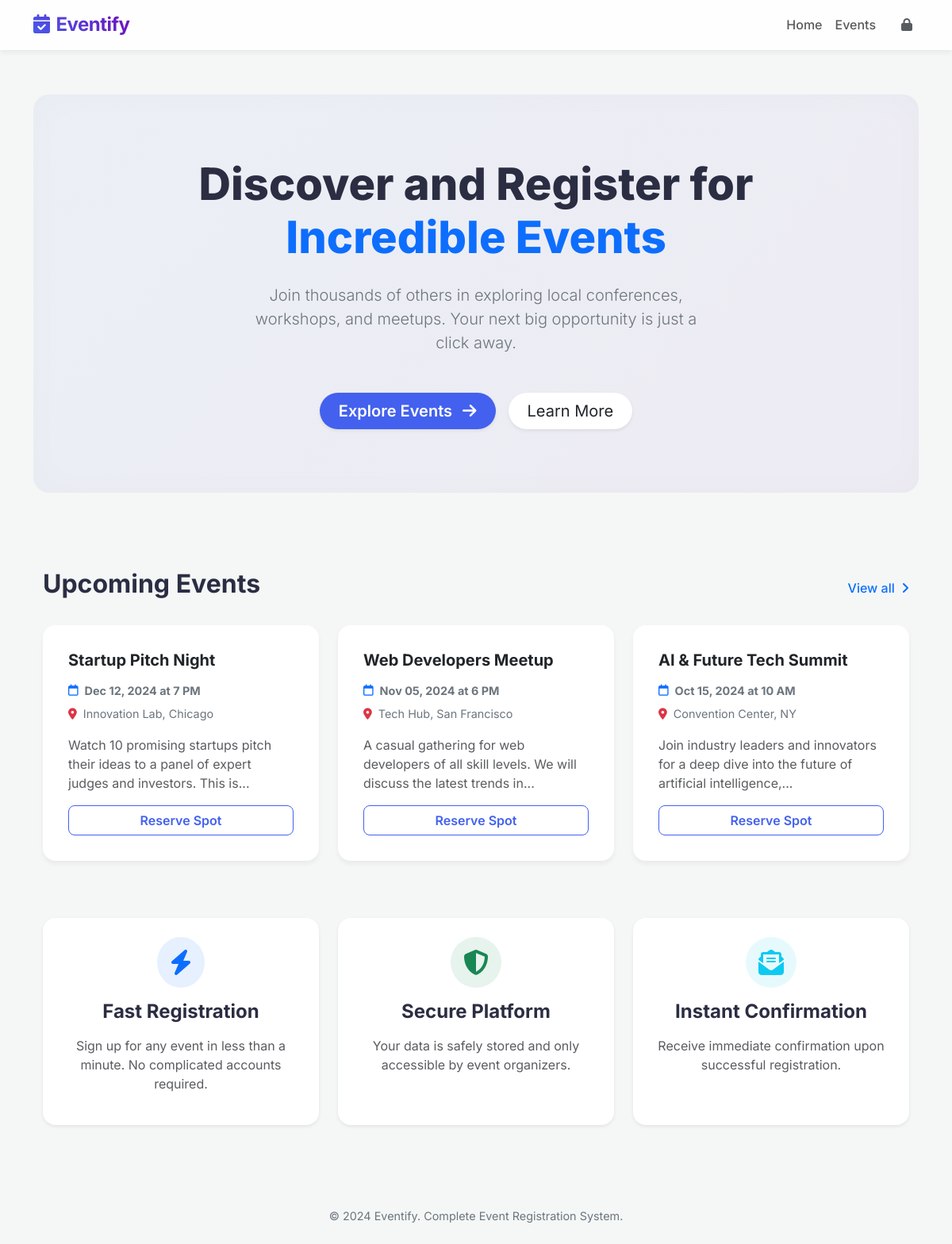
The page / on the database its author committed.
### database.py (models this page shows)
class Event(db.Model):
    id = db.Column(db.Integer, primary_key=True)
    event_name = db.Column(db.String(150), nullable=False)
    date = db.Column(db.String(50), nullable=False)
    location = db.Column(db.String(150), nullable=False)
    description = db.Column(db.Text, nullable=False)
    registrations = db.relationship('Registration', backref='event', lazy=True, cascade='all, delete-orphan')

### app.py (the view)
@app.route('/')
def home():
    events = Event.query.order_by(Event.id.desc()).limit(3).all()
    return render_template('index.html', events=events)

### templates/index.html (shortened to what this page needs)
{% extends "layout.html" %}
{% block content %}
<div class="hero-section text-center px-4">
    <div class="container">
        <h1 class="hero-title">Discover and Register for<br><span class="text-primary">Incredible Events</span></h1>
        <p class="hero-subtitle mb-5 mx-auto" style="max-width: 600px;">Join thousands of others in exploring local
            conferences, workshops, and meetups. Your next big opportunity is just a click away.</p>
        <div class="d-flex justify-content-center gap-3">
            <a href="{{ url_for('events') }}" class="btn btn-primary btn-lg rounded-pill px-4 py-2 shadow-sm">
                Explore Events <i class="fa-solid fa-arrow-right ms-2"></i>
            </a>
            <a href="#featured"
                class="btn btn-outline-secondary btn-lg rounded-pill px-4 py-2 bg-white text-dark border-0 shadow-sm">
                Learn More
            </a>
        </div>
    </div>
</div>
<div id="featured" class="container mt-5 pt-5">
    <div class="d-flex justify-content-between align-items-center mb-4">
        <h2 class="fw-bold">Upcoming Events</h2>
        <a href="{{ url_for('events') }}" class="text-decoration-none fw-medium text-primary">View all <i
                class="fa-solid fa-angle-right ms-1"></i></a>
    </div>
    <div class="row g-4">
        {% if events %}
        {% for event in events %}
        <div class="col-md-4">
            <div class="event-card card h-100">
                <div class="card-body d-flex flex-column">
                    <h5 class="card-title">{{ event.event_name }}</h5>
                    <p class="event-meta">
                        <i class="fa-regular fa-calendar text-primary"></i> <strong>{{ event.date }}</strong>
                    </p>
                    <p class="event-meta mb-3">
                        <i class="fa-solid fa-location-dot text-danger"></i> {{ event.location }}
                    </p>
                    <p class="card-text text-muted flex-grow-1">{{ event.description | truncate(100) }}</p>
                    <a href="{{ url_for('register', event_id=event.id) }}"
                        class="btn btn-outline-primary mt-auto w-100">Reserve Spot</a>
                </div>
            </div>
        </div>
        {% endfor %}
        {% endif %}
    </div>
</div>
<div class="container mt-5 pt-4 mb-5">
    <div class="row text-center g-4">
        <div class="col-md-4">
            <div class="p-4 bg-white rounded-4 shadow-sm h-100">
                <div class="bg-primary bg-opacity-10 rounded-circle d-inline-flex p-3 mb-3">
                    <i class="fa-solid fa-bolt fa-2x text-primary"></i>
                </div>
                <h4 class="fw-bold mb-3">Fast Registration</h4>
                <p class="text-muted">Sign up for any event in less than a minute. No complicated accounts required.</p>
            </div>
        </div>
        <div class="col-md-4">
            <div class="p-4 bg-white rounded-4 shadow-sm h-100">
                <div class="bg-success bg-opacity-10 rounded-circle d-inline-flex p-3 mb-3">
                    <i class="fa-solid fa-shield-halved fa-2x text-success"></i>
                </div>
                <h4 class="fw-bold mb-3">Secure Platform</h4>
                <p class="text-muted">Your data is safely stored and only accessible by event organizers.</p>
            </div>
        </div>
        <div class="col-md-4">
            <div class="p-4 bg-white rounded-4 shadow-sm h-100">
                <div class="bg-info bg-opacity-10 rounded-circle d-inline-flex p-3 mb-3">
                    <i class="fa-solid fa-envelope-open-text fa-2x text-info"></i>
                </div>
                <h4 class="fw-bold mb-3">Instant Confirmation</h4>
                <p class="text-muted">Receive immediate confirmation upon successful registration.</p>
            </div>
        </div>
    </div>
</div>
{% endblock %}

### templates/layout.html (shortened to what this page needs)
<!DOCTYPE html>
<html lang="en">
<head>
    <link href="https://cdn.jsdelivr.net/npm/bootstrap@5.3.0/dist/css/bootstrap.min.css" rel="stylesheet">
    <link rel="stylesheet" href="https://cdnjs.cloudflare.com/ajax/libs/font-awesome/6.4.0/css/all.min.css">
    <link rel="stylesheet" href="{{ url_for('static', filename='css/style.css') }}">
</head>
<body>
    <nav class="navbar navbar-expand-lg navbar-light sticky-top">
        <div class="container">
            <a class="navbar-brand fs-4" href="{{ url_for('home') }}">
                <i class="fa-solid fa-calendar-check me-2 text-primary"></i>Eventify
            </a>
            <div class="collapse navbar-collapse" id="navbarNav">
                <ul class="navbar-nav ms-auto align-items-center">
                    <li class="nav-item">
                        <a class="nav-link fw-medium" href="{{ url_for('home') }}">Home</a>
                    </li>
                    <li class="nav-item">
                        <a class="nav-link fw-medium" href="{{ url_for('events') }}">Events</a>
                    </li>
                    {% if 'admin_id' in session %}
                    <li class="nav-item ms-lg-3">
                        <a class="btn btn-outline-primary btn-sm rounded-pill px-3" href="{{ url_for('admin_dashboard') }}">Admin Dashboard</a>
                    </li>
                    <li class="nav-item ms-2">
                        <a class="btn btn-light btn-sm rounded-pill px-3 text-danger fw-medium shadow-sm" href="{{ url_for('admin_logout') }}">Logout</a>
                    </li>
                    {% else %}
                    <li class="nav-item ms-lg-3">
                        <a class="nav-link fw-medium small text-muted" href="{{ url_for('admin_login') }}"><i class="fa-solid fa-lock"></i></a>
                    </li>
                    {% endif %}
                </ul>
            </div>
        </div>
    </nav>
    <main class="container py-4 flex-grow-1">
        {% block content %}{% endblock %}
    </main>
    <footer class="text-center mt-auto">
        <div class="container">
            <p class="mb-0">&copy; {{ range(2023, 2026) | random }} Eventify. Complete Event Registration System.</p>
        </div>
    </footer>
</body>
</html>

### static/css/style.css (style rules this page uses)
:root { --primary: #4361ee; --primary-hover: #3a0ca3; --secondary: #7209b7; --dark: #2b2d42; --light: #f8f9fa; --glass-bg: rgba(255, 255, 255, 0.85); --glass-border: rgba(255, 255, 255, 0.3); --shadow-sm: 0 4px 6px rgba(0,0,0,0.05); --shadow-md: 0 10px 15px rgba(0,0,0,0.1); }
body { font-family: 'Inter', -apple-system, BlinkMacSystemFont, "Segoe UI", Roboto, "Helvetica Neue", Arial, sans-serif; background-color: #f4f7f6; color: var(--dark); min-height: 100vh; display: flex; flex-direction: column; }
.navbar-brand { font-weight: 700; letter-spacing: -0.5px; background: linear-gradient(45deg, var(--primary), var(--secondary)); -webkit-background-clip: text; -webkit-text-fill-color: transparent; }
.navbar { box-shadow: var(--shadow-sm); background: var(--glass-bg); backdrop-filter: blur(10px); border-bottom: 1px solid var(--glass-border); }
.hero-section { background: linear-gradient(135deg, rgba(67, 97, 238, 0.05), rgba(114, 9, 183, 0.05)); padding: 80px 0; border-radius: 20px; margin-top: 2rem; box-shadow: inset 0 0 50px rgba(0,0,0,0.02); }
.hero-title { font-weight: 800; font-size: 3.5rem; color: var(--dark); margin-bottom: 1.5rem; line-height: 1.2; }
.hero-subtitle { font-size: 1.25rem; color: #6c757d; font-weight: 300; margin-bottom: 2rem; }
.event-card { border: none; border-radius: 16px; background: #ffffff; box-shadow: var(--shadow-sm); transition: all 0.3s cubic-bezier(0.25, 0.8, 0.25, 1); overflow: hidden; height: 100%; }
.event-card .card-body { padding: 2rem; }
.event-card .card-title { font-weight: 700; font-size: 1.25rem; margin-bottom: 1rem; }
.event-card .event-meta { color: #6c757d; font-size: 0.9rem; margin-bottom: 0.5rem; display: flex; align-items: center; gap: 0.5rem; }
.btn-primary { background: var(--primary); border: none; border-radius: 8px; padding: 0.6rem 1.5rem; font-weight: 600; transition: all 0.2s; }
.btn-outline-primary { color: var(--primary); border-color: var(--primary); border-radius: 8px; font-weight: 600; }
footer { margin-top: auto; padding: 2rem 0; color: #6c757d; font-size: 0.9rem; }

### rows shown on the page
Event: event_name "Startup Pitch Night", date "Dec 12, 2024 at 7 PM", location "Innovation Lab, Chicago", description "Watch 10 promising startups pitch their ideas to a panel of expert judges and investors. This is..."
Event: event_name "Web Developers Meetup", date "Nov 05, 2024 at 6 PM", location "Tech Hub, San Francisco", description "A casual gathering for web developers of all skill levels. We will discuss the latest trends in..."
Event: event_name "AI & Future Tech Summit", date "Oct 15, 2024 at 10 AM", location "Convention Center, NY", description "Join industry leaders and innovators for a deep dive into the future of artificial intelligence,..."
